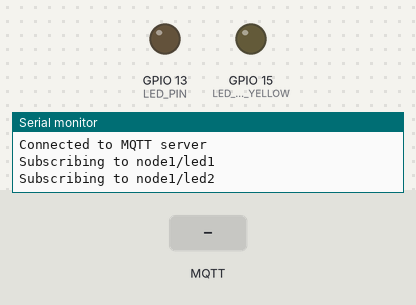
Simulated run of this sketch. Board: ESP8266 (NodeMCU). Parts: output pins drawn as LEDs (lit = HIGH), the last lines printed to the serial monitor. The inputs (shaded band) are chosen by the test bench. WiFi joins after 1.5 s; servers stay silent unless stated; random numbers use the default seed unless the sketch sets one; no MQTT or app messages arrive unless stated.

Above: at 2.3 s.
2.4 s: MQTT message "5" arrives on the first subscribed topic
At 3.6 s:
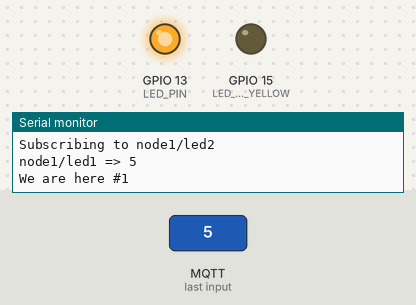
3.9 s: MQTT message "on" arrives on the second subscribed topic
At 5.1 s:
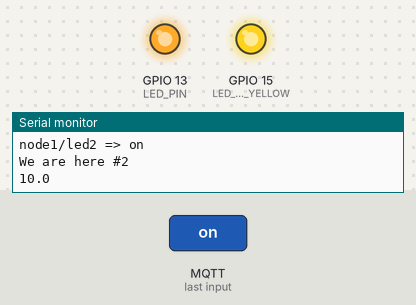
5.4 s: MQTT message "0" arrives on the first subscribed topic
At 5.9 s:
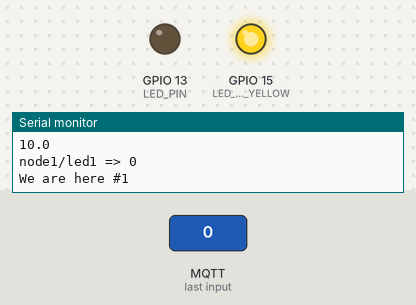
6.9 s: MQTT message "90" arrives on the first subscribed topic
At 8.1 s:
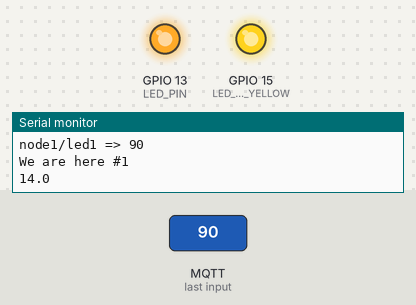
8.4 s: MQTT message "0" arrives on the second subscribed topic
At 9.6 s:
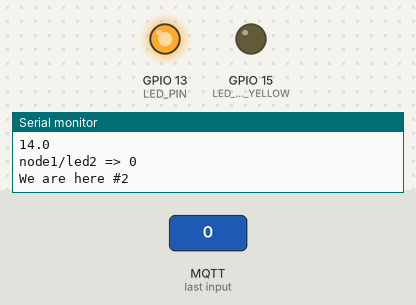
Timing chart, 0 to 10.9 s (numbered marks = the images above; inputs shaded):
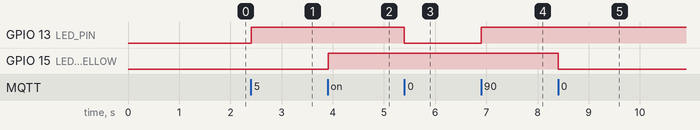

Measured:
- after the input at 2.4 s, GPIO 13 (LED_PIN): LOW → HIGH at once
- after the input at 3.9 s, GPIO 15 (LED_PIN_YELLOW): LOW → HIGH at once
- after the input at 5.4 s, GPIO 13 (LED_PIN): HIGH → LOW at once
- after the input at 6.9 s, GPIO 13 (LED_PIN): LOW → HIGH at once
- after the input at 8.4 s, GPIO 15 (LED_PIN_YELLOW): HIGH → LOW at once

The sketch:

mqtt1test.ino
```cpp
// 1 Светодиод подлкючен к GPIO13 (D7) пину
// 1 Светодиод подлкючен к GPIO15 (D8) пину

// todo: Датчик температуры ds18b20 к 2 пину


#include <ESP8266WiFi.h>
#include <PubSubClient.h>

// Wifi: SSID and password
const char* ssid = "<wifirouter>";       // Имя вайфай точки доступа
const char* password = "<password>";     // Пароль от точки доступа

const char *mqtt_server = "<server name or ip>";  // Имя сервера MQTT
const int   mqtt_port = 1883;                     // Порт для подключения к серверу MQTT
const char *mqtt_user = "<mqtt-user>";              // Логин от сервера
const char *mqtt_pass = "<mqtt-password>";          // Пароль от сервера

#define MQTT_CLIENT_ID "node1"
#define LED_PIN        13 // GPIO13
#define LED_TOPIC      MQTT_CLIENT_ID"/led1"

#define LED_PIN_YELLOW 15 // GPIO15
#define LED_TOPIC_YELLOW      MQTT_CLIENT_ID"/led2"

#define BUFFER_SIZE 100

bool LedState = false;
int tm=300;

// Функция получения данных от сервера
// function called when a MQTT message arrived
void callback(char* topic, byte* payload, unsigned int length)
{
  int stled;
  Serial.print(topic); // выводим в сериал порт название топика
  Serial.print(" => ");
  for (int i = 0; i < length; i++) { Serial.print((char)payload[i]); }
  Serial.println();

  if (String(topic) == LED_TOPIC) // проверяем из нужного ли нам топика пришли данные
  {
    stled = payload[0]-'0'; // преобразуем полученные данные в тип integer
    Serial.println("We are here #1");
    digitalWrite(LED_PIN,stled); // включаем или выключаем светодиод в зависимоти от полученных значений данных
  }
  else if (String(topic) == LED_TOPIC_YELLOW) // проверяем из нужного ли нам топика пришли данные
  {
    stled = payload[0]-'0'; // преобразуем полученные данные в тип integer
    Serial.println("We are here #2");
    digitalWrite(LED_PIN_YELLOW,stled); // включаем или выключаем светодиод в зависимоти от полученных значений данных
  }

}

WiFiClient wclient;
PubSubClient client(wclient);

void setup() {
  Serial.begin(115200);
  delay(10);
  Serial.println();
  Serial.println();
  pinMode(LED_PIN, OUTPUT);
  pinMode(LED_PIN_YELLOW, OUTPUT);
}

void loop() {
  // подключаемся к wi-fi
  if (WiFi.status() != WL_CONNECTED) {
    Serial.print("Connecting to ");
    Serial.print(ssid);
    Serial.println("...");
    WiFi.begin(ssid, password);
    if (WiFi.waitForConnectResult() != WL_CONNECTED)
       return;
    Serial.println("WiFi connected");
    Serial.print("IP address:");
    Serial.println(WiFi.localIP());
  }

  // подключаемся к MQTT серверу
  if (WiFi.status() == WL_CONNECTED) {
    if (!client.connected()) {
      client.setServer(mqtt_server, mqtt_port);
      client.setCallback(callback);
      Serial.println("Connecting to MQTT server");
      if (client.connect(MQTT_CLIENT_ID, mqtt_user, mqtt_pass)) {
        Serial.println("Connected to MQTT server");
        client.subscribe(LED_TOPIC); // подписывааемся по топик с данными для светодиода
        Serial.print("Subscribing to ");
        Serial.println(LED_TOPIC);
        //---
        client.subscribe(LED_TOPIC_YELLOW); // подписывааемся по топик с данными для светодиода
        Serial.print("Subscribing to ");
        Serial.println(LED_TOPIC_YELLOW);
        } else {
          Serial.println("Could not connect to MQTT server");
        }
    }

    if (client.connected()){
      client.loop();
      TempSend();
    }
  }
} // конец основного цикла

// Функция отправки показаний с термодатчика
void TempSend(){
  if (tm==0)
    {
      //sensors.requestTemperatures(); // от датчика получаем значение температуры
      //float temp = sensors.getTempCByIndex(0);
      //client.publish("test/temp",String(temp)); // отправляем в топик для термодатчика значение температуры
      float temp = ( random(400) / 10 )+ 10;
      String msg;
      msg = String(temp);
      char message[5];
      msg.toCharArray(message,5);
       //publish sensor data to MQTT broker
      client.publish("node1/temp",message,true);
      Serial.println(message);
      tm = 300; // пауза меду отправками значений температуры около /100 секунд
   }
  tm--;
  delay(10);
}
```
